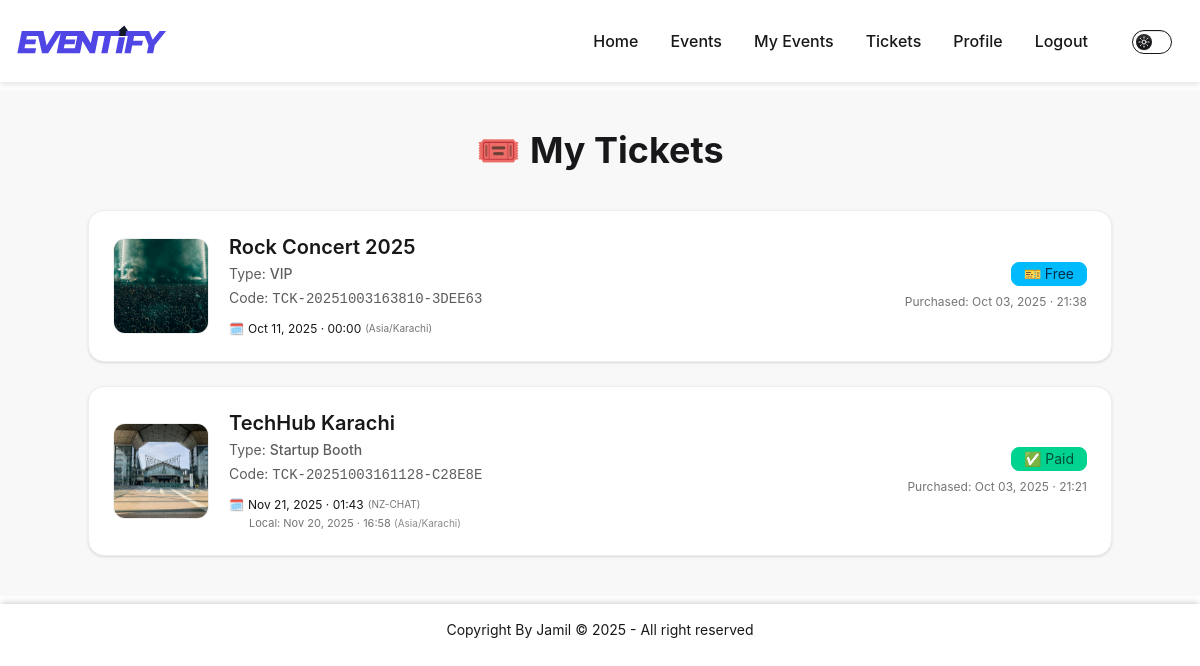
Before: /events/tickets/ (signed in) with the older database file.
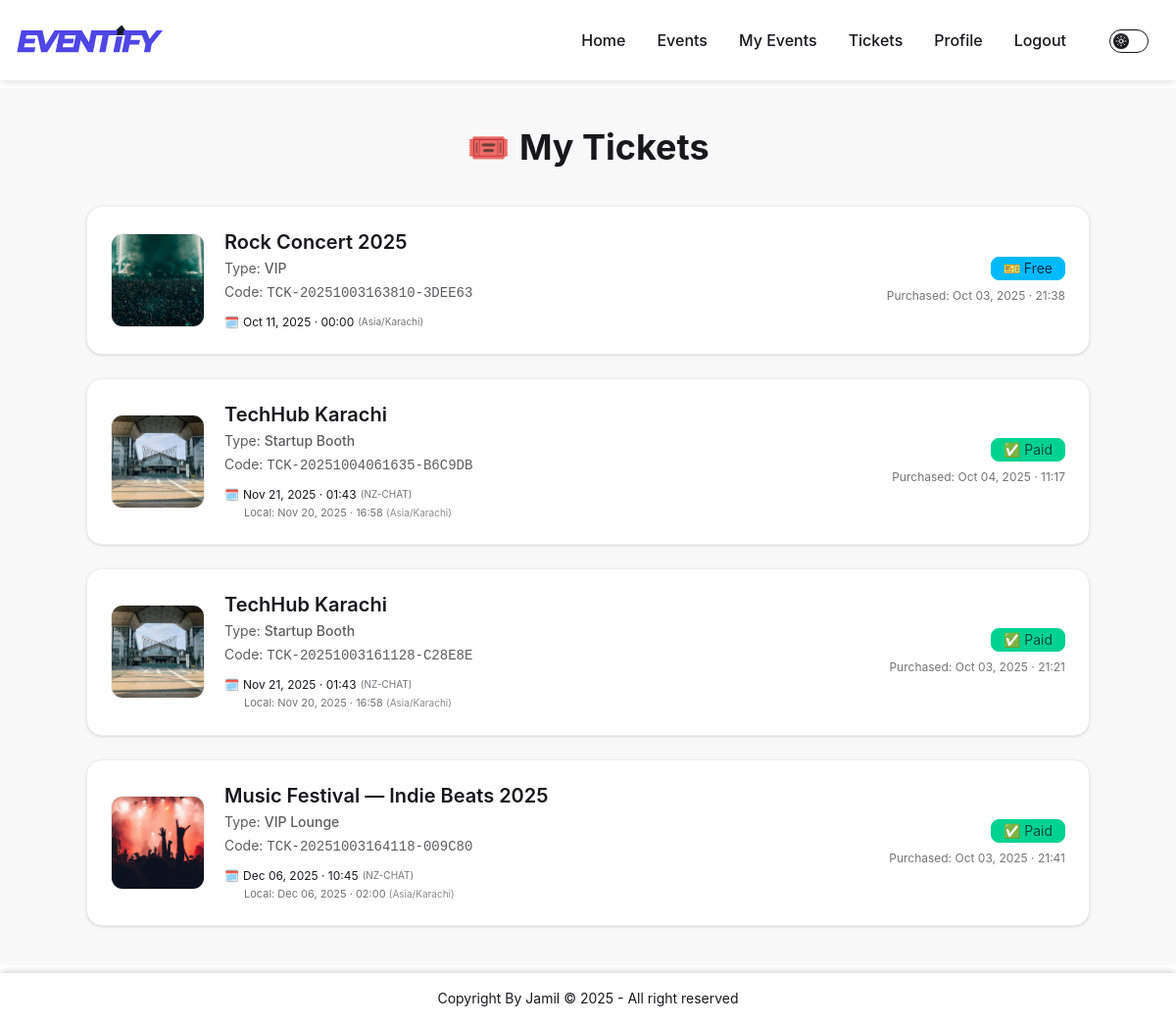
After: the same page with the newer database file.
### events/models.py (models this page shows, shortened)
class Ticket(models.Model):
    id = models.BigAutoField(primary_key=True)
    ticket_code = models.CharField(max_length=50, unique=True, editable=False)
    ticket_type = models.ForeignKey(TicketType, on_delete=models.CASCADE)
    stripe_product_id = models.CharField(max_length=255, blank=True, null=True)
    stripe_price_id = models.CharField(max_length=255, blank=True, null=True)
    stripe_session_id = models.CharField(max_length=255, blank=True, null=True)
    stripe_price = models.PositiveBigIntegerField(default=0)
    purchase_date = models.DateTimeField(
        default=timezone.now)  # timezone-aware
    attendee = models.ForeignKey(
        User, on_delete=models.CASCADE, related_name='tickets')
    purchase_status = models.CharField(
        max_length=3,
        choices=PurchaseStatus.choices,
        default=PurchaseStatus.PENDING
    )
    status = models.CharField(
        max_length=1,
        choices=TicketStatus.choices,
        default=TicketStatus.NOT_CHECKED_IN
    )
    reservation_expires_at = models.DateTimeField(null=True, blank=True)
    @property
    def is_expired(self):
        return (
            self.purchase_status == PurchaseStatus.PENDING
            and self.reservation_expires_at is not None
            and timezone.now() > self.reservation_expires_at
        )

class TicketType(models.Model):
    id = models.UUIDField(
        primary_key=True,
        default=uuid.uuid4,
        editable=False
    )
    event = models.ForeignKey(
        Event, on_delete=models.CASCADE, related_name='ticket_types'
    )
    name = models.CharField(max_length=100)  # removed global unique=True
    description = models.TextField(blank=True)
    price = models.DecimalField(max_digits=10, decimal_places=2)
    quantity_available = models.PositiveIntegerField()
    max_per_user = models.PositiveIntegerField(default=1)
    class Meta:
        unique_together = ('event', 'name')  # enforce per-event uniqueness
        verbose_name = "Ticket Type"
        verbose_name_plural = "Ticket Types"

class Event(models.Model):
    id = models.UUIDField(
        primary_key=True,
        default=uuid.uuid4,
        editable=False
    )
    title = models.CharField(max_length=255)
    description = models.TextField(blank=True)
    start_time = models.DateTimeField(default=timezone.now)
    location = models.TextField()
    image = models.ImageField(upload_to='events/')
    organizer = models.ForeignKey(
        User, on_delete=models.CASCADE, related_name="events"
    )

### authentication/models.py (models this page shows, shortened)
class User(AbstractUser):
    ROLE_CHOICES = [
        ('admin', 'Admin'),
        ('organizer', 'Organizer'),
        ('attendee', 'Attendee'),
    ]
    id = models.UUIDField(
        primary_key=True,
        default=uuid.uuid4,
        editable=False
    )
    name = models.CharField(_("Full Name"), max_length=300, blank=False)
    email = models.EmailField(_("Email address"), unique=True)
    role = models.CharField(
        max_length=20, choices=ROLE_CHOICES, default='attendee'
    )
    tagline = models.CharField(_("Tagline"), max_length=150, blank=True)
    description = models.TextField(_("Description"), blank=True)
    following = models.ManyToManyField(
        'self',
        symmetrical=False,
        related_name='followers',
        blank=True
    )
    timezone = models.CharField(
        max_length=50,
        choices=[(tz, tz) for tz in pytz.all_timezones],
        default="UTC"
    )
    profile_pic = models.ImageField(
        upload_to='profiles/',
        blank=True,
        null=True
    )

### events/views/ticket_views.py (the view)
# urls.py: path('tickets/', ticket_views.tickets, name="tickets")
@login_required
def tickets(request):
    now = timezone.now()
    expired_qs = Ticket.objects.filter(
        attendee=request.user,
        purchase_status=PurchaseStatus.PENDING,
        reservation_expires_at__lt=now
    )
    if expired_qs.exists():
        expired_qs.delete()
    tickets = (
        Ticket.objects
        .filter(attendee=request.user)
        .select_related(
            "ticket_type",
            "ticket_type__event",
            "ticket_type__event__organizer"
        )
        .order_by(
            "ticket_type__event__start_time",
            "-purchase_date"                   # Within event, newest ticket first
        )
    )
    grouped_tickets = {}
    for ticket in tickets:
        event = ticket.ticket_type.event
        if event not in grouped_tickets:
            grouped_tickets[event] = []
        grouped_tickets[event].append(ticket)
    return render(request, "events/ticket_templates/tickets.html", {
        "grouped_tickets": grouped_tickets,
        "tickets": tickets,  # kept for fallback
    })

### templates/events/ticket_templates/tickets.html (shortened to what this page needs)
{% extends 'base.html' %}
{% load thumbnail tz %}
{% block body %}
<div class="min-h-[70dvh] bg-base-200 flex flex-col items-center px-4 py-10">
  <div class="max-w-5xl w-full">
    <h1 class="text-4xl font-bold text-center mb-10">🎟 My Tickets</h1>
    {% if tickets %}
      <div class="grid gap-6">
        {% for ticket in tickets %}
          {% with idx=forloop.counter %}
            {% if ticket.purchase_status in 'A FRE P' %}
              {% if ticket.purchase_status == 'P' %}
                <a href="{% url 'events:confirm_ticket_purchase' ticket.ticket_type.event.pk ticket.ticket_code %}"
                   class="group block bg-base-100 border border-base-300 rounded-2xl shadow-sm hover:shadow-lg hover:-translate-y-1 transition-all duration-200 overflow-hidden">
              {% else %}
                <a href="{% url 'events:event_detail' ticket.ticket_type.event.pk %}"
                   class="group block bg-base-100 border border-base-300 rounded-2xl shadow-sm hover:shadow-lg hover:-translate-y-1 transition-all duration-200 overflow-hidden">
              {% endif %}
            {% else %}
              <div class="block bg-base-100 border border-base-300 rounded-2xl shadow-sm opacity-60 cursor-not-allowed overflow-hidden">
            {% endif %}
              <div class="p-5 sm:p-6 flex flex-col sm:flex-row sm:items-center sm:justify-between gap-5">
                <div class="flex items-center gap-5 w-full sm:w-auto">
                  {% thumbnail ticket.ticket_type.event.image '100x100' crop='center' as thumb %}
                    <img src="{{ thumb.url }}" alt="{{ ticket.ticket_type.event.title }}"
                         class="w-24 h-24 rounded-xl border border-base-300 object-cover flex-shrink-0" />
                  {% endthumbnail %}
                  <div class="flex flex-col gap-1">
                    <h2 class="text-lg sm:text-xl font-semibold leading-tight">
                      {{ ticket.ticket_type.event.title }}
                    </h2>
                    <p class="text-sm text-base-content/70">
                      Type: <span class="font-medium">{{ ticket.ticket_type.name }}</span>
                    </p>
                    <p class="text-sm text-base-content/70">
                      Code: <span class="font-mono">{{ ticket.ticket_code }}</span>
                    </p>
                    <div class="mt-2 space-y-0.5">
                      <p class="text-xs flex items-center gap-1">
                        <span>🗓</span>
                        {% timezone ticket.ticket_type.event.organizer.timezone %}
                          {{ ticket.ticket_type.event.start_time|date:'M d, Y · H:i' }}
                        {% endtimezone %}
                        <span class="text-[10px] text-base-content/60">
                          ({{ ticket.ticket_type.event.organizer.timezone }})
                        </span>
                      </p>
                      {% if request.user.is_authenticated and request.user.timezone != ticket.ticket_type.event.organizer.timezone %}
                        <p class="text-[11px] text-base-content/60 pl-5">
                          Local:
                          {% timezone request.user.timezone %}
                            {{ ticket.ticket_type.event.start_time|date:'M d, Y · H:i' }}
                          {% endtimezone %}
                          <span class="text-[10px] text-base-content/50">
                            ({{ request.user.timezone }})
                          </span>
                        </p>
                      {% endif %}
                    </div>
                  </div>
                </div>
                <div class="text-right flex flex-col gap-2 sm:items-end">
                  {% if ticket.is_expired %}
                    <span class="badge badge-error py-2 px-3 gap-1 text-sm">⏳ Expired</span>
                  {% elif ticket.purchase_status == 'A' %}
                    <span class="badge badge-success py-2 px-3 gap-1 text-sm">✅ Paid</span>
                  {% elif ticket.purchase_status == 'P' %}
                    <span class="badge badge-warning py-2 px-3 gap-1 text-sm">
                      ⌛ Pending (<span id="countdown-{{ idx }}">{{ ticket.reservation_seconds_left }}</span>s)
                    </span>
                  {% elif ticket.purchase_status == 'FRE' %}
                    <span class="badge badge-info py-2 px-3 gap-1 text-sm">🎫 Free</span>
                  {% else %}
                    <span class="badge badge-neutral py-2 px-3 gap-1 text-sm">
                      {{ ticket.get_purchase_status_display }}
                    </span>
                  {% endif %}
                  <p class="text-xs opacity-60">
                    Purchased: {{ ticket.purchase_date|date:'M d, Y · H:i' }}
                  </p>
                </div>
              </div>
            {% if ticket.purchase_status in 'A FRE P' %}
              </a>
            {% else %}
              </div>
            {% endif %}
          {% endwith %}
        {% endfor %}
      </div>
    {% else %}
      <div class="flex flex-col items-center justify-center mt-20 text-center opacity-70">
        <div class="text-6xl mb-4">🕳</div>
        <p class="text-lg">You haven’t booked any tickets yet.</p>
      </div>
    {% endif %}
  </div>
</div>
{% endblock %}

### templates/base.html (shortened to what this page needs)
{% load static tailwind_tags %}
<!DOCTYPE html>
<html lang="en">
  <head>
    {% tailwind_css %}
    <link href="{% static 'css/flowbite.min.css' %}" rel="stylesheet" />
  </head>
  <body>
    {% include 'components/Navbar.html' %}
    {% block body %}{% endblock %}
    {% include 'components/footer.html' %}
  </body>
</html>

### templates/components/Navbar.html (shortened to what this page needs)
{% load static %}
<nav class="shadow-[0_4px_6px_-1px_rgba(0,0,0,0.1),0_-2px_4px_-2px_rgba(0,0,0,0.1)] mb-2">
  <div class="max-w-screen-xl flex flex-wrap items-center justify-between mx-auto p-4">
    <a href="#" class="flex items-center space-x-3 rtl:space-x-reverse"><img src="{% static 'Logo.svg' %}" class="h-8" alt="Logo" /></a>
    <div class="hidden w-full md:block md:w-auto" id="navbar-default">
      <ul class="justify-center item-start md:items-center font-medium flex flex-col p-4 md:p-0 mt-4 rounded-lg md:flex-row md:space-x-8 rtl:space-x-reverse md:mt-0">
        <li>
          <a href="#" class="block py-2 px-3 rounded-sm md:bg-transparent md:p-0" aria-current="page">Home</a>
        </li>
        <li>
          <a href="{% url 'events:events' %}" class="block py-2 px-3 rounded-sm md:hover:text-blue-700 md:p-0 dark:hover:text-white">Events</a>
        </li>
        {% if request.user.is_authenticated and request.user.role == 'organizer' or request.user.role == 'admin' %}
          <li>
            <a href="{% url 'events:events' %}?mine=1" class="block py-2 px-3 rounded-sm md:hover:text-blue-700 md:p-0 dark:hover:text-white">My Events</a>
          </li>
        {% endif %}
        {% if not request.user.is_authenticated %}
          <li>
            <a href="{% url 'authentication:login' %}" class="block py-2 px-3 rounded-sm md:hover:text-blue-700 md:p-0 dark:hover:text-white">Login</a>
          </li>
          <li>
            <a href="{% url 'authentication:register' %}" class="block py-2 px-3 rounded-sm md:hover:text-blue-700 md:p-0 dark:hover:text-white">Register</a>
          </li>
        {% else %}
          <li>
            <a href="{% url 'events:tickets' %}" class="block py-2 px-3 rounded-sm md:hover:text-blue-700 md:p-0 dark:hover:text-white">Tickets</a>
          </li>
          <li>
            <a href="{% url 'authentication:profile' request.user.username %}" class="block py-2 px-3 rounded-sm md:hover:text-blue-700 md:p-0 dark:hover:text-white">Profile</a>
          </li>
          <li>
            <a href="{% url 'authentication:logout' %}" class="block py-2 px-3 rounded-sm md:hover:text-blue-700 md:p-0 dark:hover:text-white">Logout</a>
          </li>
        {% endif %}
        <li class="p-3">
          <label class="toggle text-base-content">
          </label>
        </li>
      </ul>
    </div>
  </div>
</nav>

### templates/components/Footer.html (shortened to what this page needs)
{% load static %}
<footer class="footer sm:footer-horizontal w-full p-4 mt-2 shadow-[0_-4px_6px_-1px_rgba(0,0,0,0.1),0_-2px_4px_-2px_rgba(0,0,0,0.1)]">
  <div class="flex w-full justify-center items-center text-center">
    <p class="text-center w-full">
      Copyright By Jamil © <span id="currentFullYear"></span> - All right reserved
    </p>
  </div>
</footer>

Changed rows visible on the page:
added Ticket: ticket_type.event "TechHub Karachi", ticket_type.name "Startup Booth", ticket_code "TCK-20251004061635-B6C9DB", ticket_type.event.start_time "Nov 21, 2025 · 01:43", ticket_type.event.organizer.timezone "NZ-CHAT", ticket_type.event.start_time "Nov 20, 2025 · 16:58", {{ request.user.timezone }} "Asia/Karachi", purchase_date "Oct 04, 2025 · 11:17"
added Ticket: shows a picture, ticket_type.event "Music Festival — Indie Beats 2025", ticket_type.name "VIP Lounge", ticket_code "TCK-20251003164118-009C80", ticket_type.event.start_time "Dec 06, 2025 · 10:45", ticket_type.event.organizer.timezone "NZ-CHAT", ticket_type.event.start_time "Dec 06, 2025 · 02:00", {{ request.user.timezone }} "Asia/Karachi", purchase_date "Oct 03, 2025 · 21:41"
